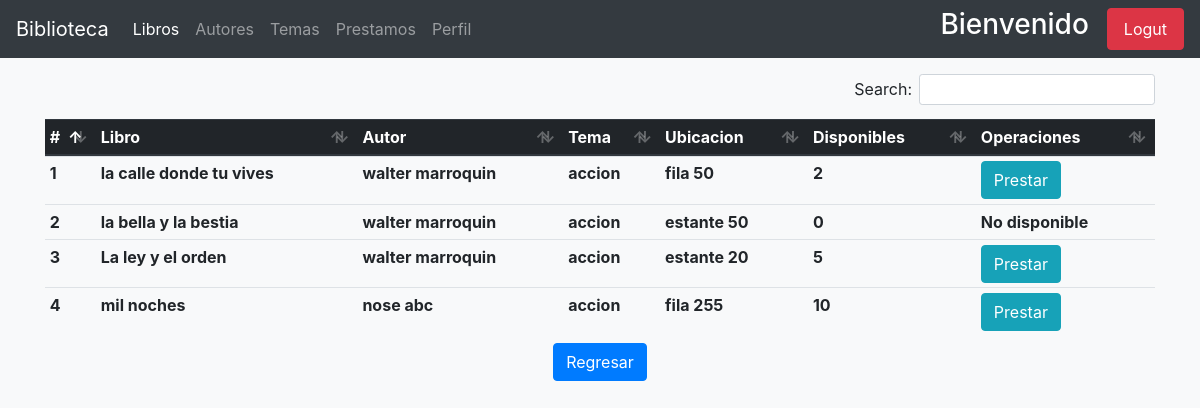
Before: /temas/libros-temas1/ with the older database file.
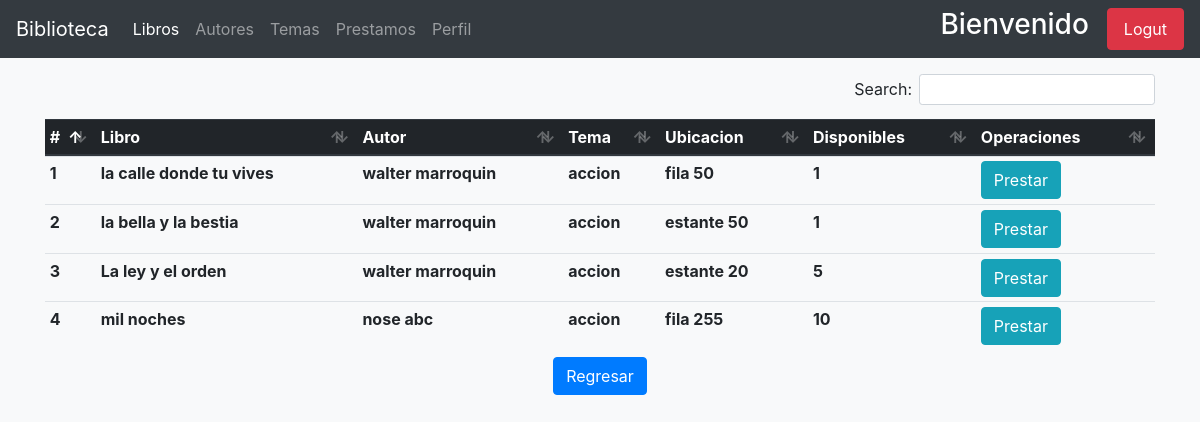
After: the same page with the newer database file.
### apps/libros/models.py (models this page shows, shortened)
class Libros(models.Model):
    titulo = models.CharField(_('titulo'), max_length=150)
    biblioteca = models.ForeignKey(Biblioteca, on_delete=models.PROTECT, null=True)
    autor = models.ForeignKey(Author, on_delete=models.PROTECT)
    tema = models.ForeignKey(Temas, on_delete=models.PROTECT)
    ubicacion = models.CharField(_('ubicacion'), max_length=200)
    disponibles = models.PositiveIntegerField(_('libros disponibles'), validators=[limit], default=1, )
    fecha_registro = models.DateField(_('Fecha de ingreso'), default=datetime.now())
    class Meta:
        ordering = ['id']
        verbose_name_plural = 'Libros'

### apps/autores/models.py (models this page shows, shortened)
class Author(models.Model):
    nombre = models.CharField(_('nombre'), max_length=150)
    apellido = models.CharField(_('apellido'), max_length=150)
    nacionalidad = models.ForeignKey(Pais, on_delete=models.CASCADE)
    genero = models.BooleanField(_('genero'), default=True, choices=[
        (True, 'masculino'),
        (False, 'femenino')
    ])
    nacimiento = models.DateField(_('fecha de nacimiento'))
    fallecimiento = models.DateField(_('fecha de fallecimiento'),null=True, blank=True)
    fecha_registro = models.DateField(_('fecha de registro'), default=datetime.now())
    def __str__(self):
        return f'{self.nombre} {self.apellido}'

### apps/temas/models.py (models this page shows)
class Temas(models.Model):
    tema = models.CharField(_('tema'), max_length=200)
    fecha_ingreso = models.DateField(_('fecha_ingreso'), default=now())
    class Meta:
        verbose_name_plural = 'Temas'
    def __str__(self):
        return self.tema

### apps/temas/views.py (the view)
# urls.py: path('libros-temas<int:pk>/', views.libro_tema, name='libro-tema')
def libro_tema(request, pk):
    books = Libros.objects.filter(tema__id=pk)
    context = {'Libros': books}
    return render(request, 'temas/libros_de_temas.html', context)

### apps/temas/templates/temas/libros_de_temas.html (shortened to what this page needs)
{% extends 'base.html' %}
{% block navbar_items %}
    <li class="nav-item active">
        <a class="nav-link" href="{% url 'book:user_index' %}">Libros <span class="sr-only">(current)</span></a>
    </li>
    <li class="nav-item ">
        <a class="nav-link" href="{% url 'autor:autores-user' %}">Autores </a>
    </li>
    <li class="nav-item ">
        <a class="nav-link" href="{% url 'temas:temas-user' %}">Temas </a>
    </li>
    <li class="nav-item">
        <a class="nav-link" href="{% url 'prestamos:prestamos-list' %}">Prestamos</a>
    </li>
    <li class="nav-item ">
        <a class="nav-link" href="{% url 'usuarios:user-edit' request.user.id %}">Perfil </a>
    </li>
{% endblock %}
{% block content %}
    <div class="container mt-3">
        <div class="table-responsive">
        <table class="table table-hover table-sm" id="table-controller">
            <thead class="thead-dark">
                <tr>
                    <th scope="col" > #  </th>
                    <th scope="col" > Libro </th>
                    <th scope="col" > Autor </th>
                    <th scope="col" > Tema </th>
                    <th scope="col" > Ubicacion </th>
                    <th scope="col" > Disponibles </th>
                    <th scope="col" > Operaciones </th>
                </tr>
            </thead>
            <tbody>
                {% for book in Libros %}
                    <tr>
                        <th scope="col"> {{ forloop.counter }} </th>
                        <th> {{ book.titulo }} </th>
                        <th> {{ book.autor }} </th>
                        <th> {{ book.tema }} </th>
                        <th> {{ book.ubicacion }} </th>
                        <th> {{ book.disponibles }} </th>
                        {% if book.disponibles > 0 %}
                        <th> <a href="{% url 'prestamos:pre-prestamo' book.id %}" class="btn btn-info"> Prestar </a> </th>
                        </tr>
                        {% else %}
                        <th> No disponible </th>
                        </tr>
                        {% endif %}
                {% endfor %}
            </tbody>
        </table>
    </div>
    <center>
        <a href="{% url 'temas:temas-user' %}" class="btn btn-primary"> Regresar </a>
    </center>
    </div>
{% endblock %}

### usuarios/templates/base.html (shortened to what this page needs)
{% load static %}
<!DOCTYPE html>
<html lang="en">
<head>
    <link rel="stylesheet" href="https://use.fontawesome.com/releases/v5.1.0/css/all.css">
    <link rel="stylesheet" href="//code.jquery.com/ui/1.12.1/themes/base/jquery-ui.css">
    <link rel="stylesheet" href="{% static 'js/bootstrap/bootstrap.min.css' %}" >
     <link rel="stylesheet" type="text/css" href="{% static 'js/bootstrap/datatables.min.css' %}"/>
</head>
<body class="bg-light">
    <nav class="navbar navbar-expand-lg navbar-dark bg-dark">
        <a class="navbar-brand" href="{% url 'usuarios:index' %}">Biblioteca</a>
        <div class="collapse navbar-collapse" id="navbarSupportedContent">
            <ul class="navbar-nav mr-auto">
                {% block navbar_items %}
                {% endblock navbar_items %}
            </ul>
            <form class="form-inline my-2 my-lg-0">
                <h3 style="color: #ffffff"> Bienvenido {{ user.first_name }} </h3>
                <a class='nav-link btn btn-danger text-white' href="{% url 'usuarios:sign_out' %}">Logut</a>
            </form>
        </div>
    </nav>
    {% block content %}
    {% endblock %}
</body>
</html>

Changed rows visible on the page:
changed Libros "la calle donde tu vives": disponibles "2" → "1"
changed Libros "la bella y la bestia": disponibles "0" → "1"; disponibles "No disponible" → "Prestar"
